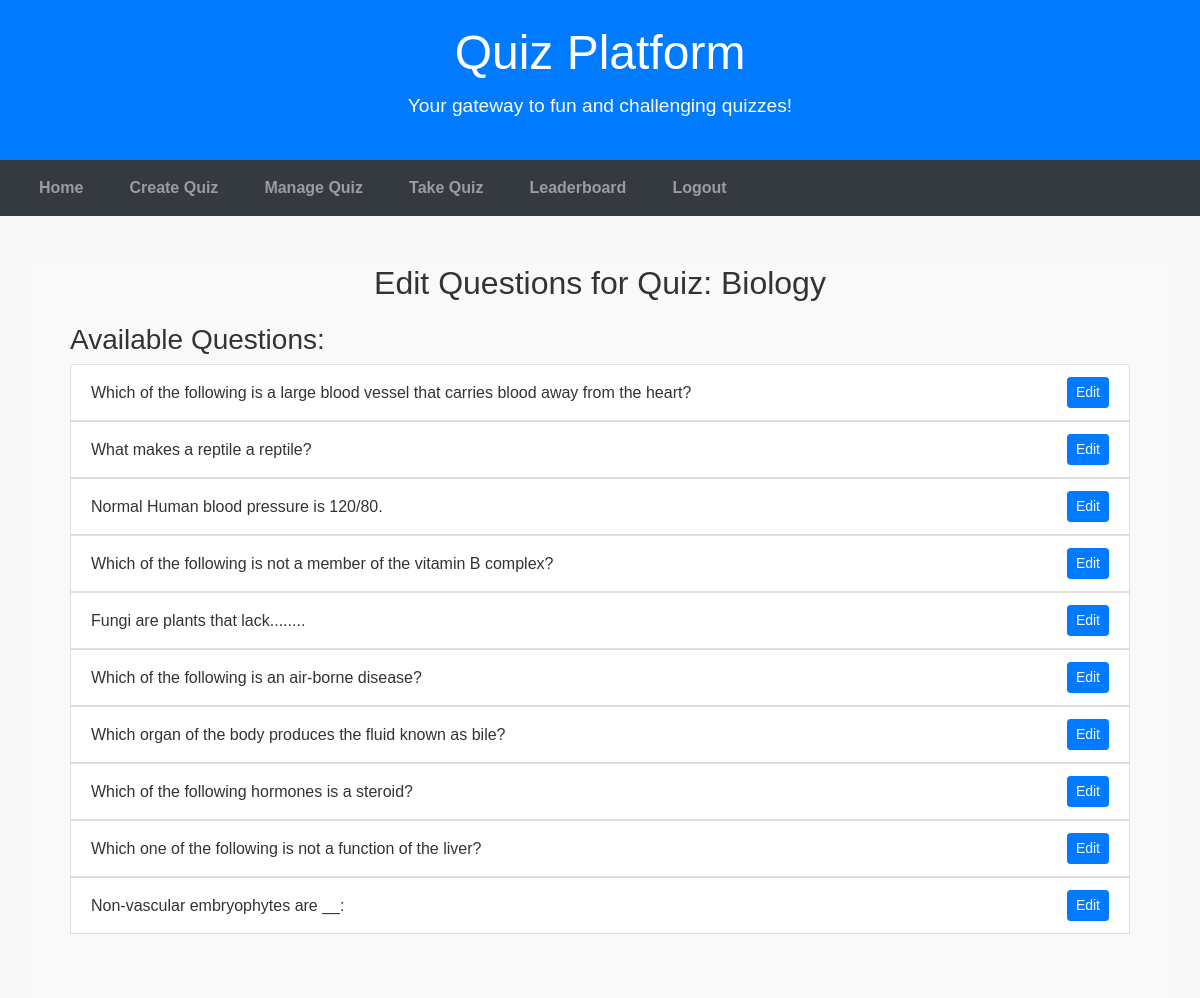
The app's page /edit_question/12/ (signed in) with its own data.
### quiz/models.py (models this page shows, shortened)
class Quiz(models.Model):
    name = models.CharField(max_length=255)
    description = models.TextField()
    category = models.ForeignKey(Category, on_delete=models.SET_NULL, null=True, blank=True)
    created_by = models.ForeignKey(User, on_delete=models.CASCADE)
    created_at = models.DateTimeField(auto_now_add=True)

class Question(models.Model):
    quiz = models.ForeignKey(Quiz, on_delete=models.CASCADE, related_name='questions')
    text = models.CharField(max_length=255)
    question_type = models.CharField(
        max_length=50,
        choices=[('multiple_choice', 'Multiple Choice'), ('true_false', 'True/False')]
    )

### quiz/views.py (the view, shortened to what this page needs)
# urls.py: path('edit_question/<int:quiz_id>/', views.edit_question, name='edit_question'),
@login_required
def edit_question(request, quiz_id):
    quiz = get_object_or_404(Quiz, id=quiz_id)
    questions = quiz.questions.all()  # Assuming 'questions' is the related name for Question model
    question_id = request.GET.get('question_id')
    question = get_object_or_404(Question, id=question_id) if question_id else None
    options = question.answers.all() if question else []
    return render(request, 'quiz/edit_question.html', {
        'quiz': quiz,
        'questions': questions,
        'question': question,
        'options': options,
    })

### quiz/templates/quiz/edit_question.html (shortened to what this page needs)
{% extends 'quiz/base.html' %}
{% block content %}
<div class="container mt-5">
    <h2>Edit Questions for Quiz: {{ quiz.name }}</h2>
    <h3>Available Questions:</h3>
    <ul class="list-group mb-4">
        {% for q in questions %}
            <li class="list-group-item d-flex justify-content-between align-items-center">
                {{ q.text }}
                <button class="btn btn-primary btn-sm" onclick="toggleEditForm({{ q.id }})">Edit</button>
            </li>
        {% endfor %}
    </ul>
</div>
{% endblock %}

### quiz/static/css/styles.css (style rules this page uses)
* { margin: 0; padding: 0; box-sizing: border-box; }
body { font-family: 'Arial', sans-serif; background-color: #f8f8f8; color: #333; }
.container { margin: auto; padding: 0 20px 20px 20px; background-color: #f9f9f9; }
h2 { text-align: center; margin-bottom: 20px; }

### records on screen
Quiz: name "Biology"
Question: text "Which of the following is a large blood vessel that carries blood away from the heart?"
Question: text "What makes a reptile a reptile?"
Question: text "Normal Human blood pressure is 120/80."
Question: text "Which of the following is not a member of the vitamin B complex?"
Question: text "Fungi are plants that lack........"
Question: text "Which of the following is an air-borne disease?"
Question: text "Which organ of the body produces the fluid known as bile?"
Question: text "Which of the following hormones is a steroid?"
Question: text "Which one of the following is not a function of the liver?"
Question: text "Non-vascular embryophytes are __:"
